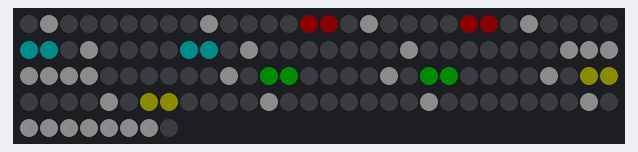
Bench run of a program on a simulated CircuitPython board. Shown: 128 RGB LEDs in strip order, left to right, continuing on the next row. Dim RGB values are drawn brighter than linear.

Above: at 0.1 s.
At 1.1 s:
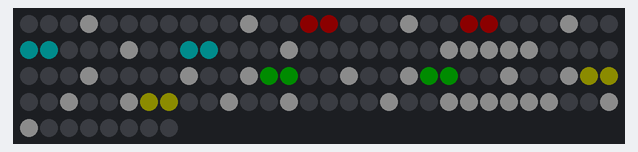
At 3.1 s:
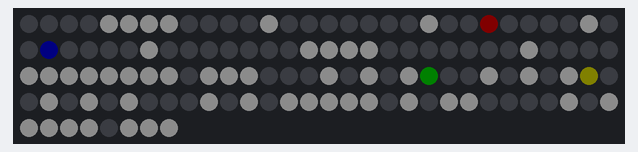
At 6.1 s:
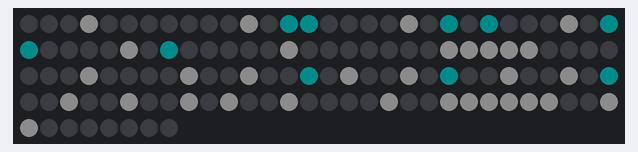

The program:

main.py
```python
import globalvariables

import time
import board
import neopixel

pixpin = board.A3
numpix = 128

strip = neopixel.NeoPixel(pixpin, numpix, brightness=0.1, auto_write=False)

def lookupColor(color, i):
    #black
    if color == 0:
        strip[i] = (0, 0, 0)
    #cyan
    elif color == 1:
        strip[i] = (0, 255, 255)
    #white
    elif color == 2:
        strip[i] = (255, 255, 255)
    #red
    elif color == 3:
        strip[i] = (255, 0, 0)
    #green
    elif color == 4:
        strip[i] = (0, 255, 0)
    #yellow
    elif color == 5:
        strip[i] = (255, 255, 0)
#DARk----------------------------------------------
    #DARK red
    elif color == 10:
        strip[i] = (100, 0, 0)
    #DARK green
    elif color == 11:
        strip[i] = (0, 100, 0)
    #DARK blue
    elif color == 12:
        strip[i] = (0, 0, 100)
    #DARK yelow
    elif color == 13:
        strip[i] = (100, 100, 0)
#DARkER----------------------------------------------
    #DARKER red
    elif color == 15:
        strip[i] = (40, 0, 0)
    #DARKER green
    elif color == 16:
        strip[i] = (0, 40, 0)
    #DARKER blue
    elif color == 17:
        strip[i] = (0, 0, 40)
    #DARKER yelow
    elif color == 18:
        strip[i] = (40, 40, 0)

def showMessage(nextMessage,duration,myMessage):
    # start - fixed message 4
    # remember to change globalvariables.message#
    i = 0
    for r in range(0,8):
        for c in range(0,8):
            color = myMessage[r][c]
            lookupColor(color,i)
            i += 1
    for r in range(0,8):
        for c in range(8,16):
            color = myMessage[r][c]
            lookupColor(color,i)
            i += 1
    strip.write()
    time.sleep(duration)

    # switch to next message
    globalvariables.messageID = nextMessage
# ----------------------------------------------------------------------------------------------------
# START DO NOT MODIFY THE CODE BETWEEN THE ---
# ----------------------------------------------------------------------------------------------------


def showMessageL(nextMessage,duration,myMessage,startingPoint):
    # start - show Message
    if globalvariables.myStart == 0:
        globalvariables.myStart = 1
        globalvariables.countToMaxLength = startingPoint

    i = 0
    for r in range(0,8):
        for c in range(globalvariables.countToMaxLength,globalvariables.countToMaxLength+8):
            temp = c % len(myMessage[0])
            color = myMessage[r][temp]
            lookupColor(color,i)
            i += 1

    for r in range(0,8):
        for c in range(globalvariables.countToMaxLength+8,globalvariables.countToMaxLength+16):
            temp = c % len(myMessage[0])
            color = myMessage[r][temp]
            lookupColor(color,i)
            i += 1

    strip.write()

    globalvariables.countToMaxLength += 1
    globalvariables.durationCounter += 1
    if globalvariables.countToMaxLength > duration:
        globalvariables.countToMaxLength = 0
        globalvariables.myStart = 0
        globalvariables.durationCounter = 0
        globalvariables.messageID = nextMessage


# ----------------------------------------------------------------------------------------------------
# END DO NOT MODIFY THE CODE BETWEEN THE ---
# ----------------------------------------------------------------------------------------------------

while True:
    # set brightness to a high value.  1.0 is the maximum value, 0.0 is the lowest
    strip.brightness = 0.05
    if globalvariables.messageID == 0:
        # showMessage(nextMessage,messageDuration,message)
        showMessage(1,1,globalvariables.message0)
    elif globalvariables.messageID == 1:
        showMessage(2,1,globalvariables.message1)
    elif globalvariables.messageID == 2:
        showMessage(3,1,globalvariables.message2)
    elif globalvariables.messageID == 3:
        showMessage(4,1,globalvariables.message3)
    elif globalvariables.messageID == 4:
        showMessage(5,1,globalvariables.message4)
    elif globalvariables.messageID == 5:
        showMessage(6,1,globalvariables.message5)
    elif globalvariables.messageID == 6:
        showMessage(7,3,globalvariables.message6)
    elif globalvariables.messageID == 7:
        showMessage(0,1,globalvariables.message7)
```

Source omitted: balvariables.py (data table, 3095 bytes)

Measured:
- by itself, everything shown: repeats every 10.1 s, in 8 steps
- what the display in image 1 shows lasts 1.0 s, from 1.0 s to 2.0 s
- what the display in image 3 shows lasts 3.0 s, from 6.1 s to 9.1 s
